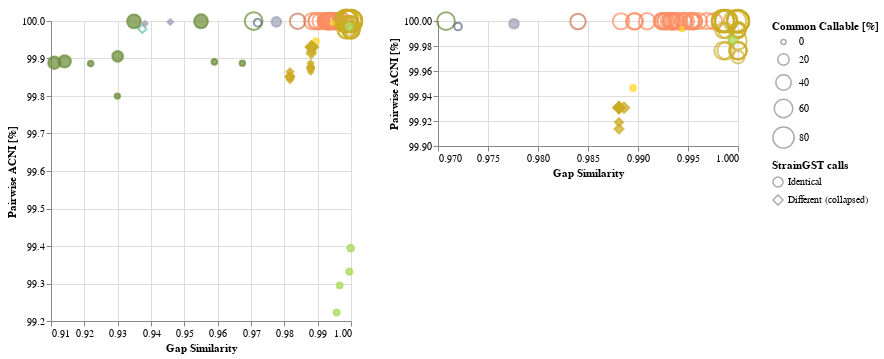

Notebook source saved alongside this figure:
### Code cell
import altair as alt

strain_colors = {
    "2014C-3338": "#519b84",
    "MSHS_133": "#66C2A5",
    "PA45B": "#99821c",
    "MVAST0167": "#ccad25",
    "JJ1886": "#FFD92F",
    "118UI": "#6A8A36",
    "EC-1639": "#A6D854",
    "Santai": "#B75DE2",
    "2011C-3911": "#CA714E",
    "D5": "#FC8D62",
    "NCTC9087": "#485168",
    "NCTC122": "#5A6682",
    "ST540_GCF_000597845.1": "#7a849b",
    "AR_0061": "#9ca3b4",
    "ST1": "#99821c",
    "ST2": "#B75DE2",
    "ST3": "#6A8A36",
    "ST4": "#FC8D62",
    "ST5": "#ccad25",
    "ST6": "#7180A2",
    "ST7": "#CA714E",
    "n.d.": "#bbbbbb"
}

color_domain = list(sorted(compare_min_05_callable['orig_ref'].unique()))
color_range = list(map(strain_colors.get, color_domain))

c1_open = alt.Chart(compare_min_05_callable.reset_index()).mark_point().encode(
    alt.X('gapJaccardSim', scale=alt.Scale(zero=False), title="Gap Similarity"),
    alt.Y('singleAgreePct', scale=alt.Scale(zero=False), title="Pairwise ACNI [%]"),
    color=alt.Color('orig_ref', type='nominal', title="Reference", 
                    scale=alt.Scale(domain=color_domain, range=color_range)),
    size=alt.Size('commonPct', type="quantitative", title="Common Callable [%]",
                  scale=alt.Scale(range=(25, 500))),
    shape=alt.Shape('straingst_differs', type="nominal",
                    scale=alt.Scale(domain=[False, True], range=['circle', 'diamond']),
                    legend=alt.Legend(title="StrainGST calls", labelExpr="datum.value ? 'Different (collapsed)' : 'Identical'")),
    tooltip=['tp1', 'tp2', 'ref', 'orig_ref', 'commonPct', 'singleAgreePct', 'gapJaccardSim', 'sharedAllelesPct']
)

compare_midas_undetected = compare_min_05_callable[compare_min_05_callable['midas_undetected']].reset_index()
c1_filled = alt.Chart(compare_midas_undetected).mark_point(filled=True).encode(
    alt.X('gapJaccardSim', scale=alt.Scale(zero=False), title="Gap Similarity"),
    alt.Y('singleAgreePct', scale=alt.Scale(zero=False), title="Pairwise ACNI [%]"),
    color=alt.Color('orig_ref', type='nominal', title="Reference", 
                    scale=alt.Scale(domain=color_domain, range=color_range)),
    size=alt.Size('commonPct', type="quantitative", title="Common Callable [%]",
                  scale=alt.Scale(range=(25, 500))),
    shape=alt.Shape('straingst_differs', type="nominal",
                    scale=alt.Scale(domain=[False, True], range=['circle', 'diamond']),
                    legend=alt.Legend(title="StrainGST calls", labelExpr="datum.value ? 'Different (collapsed)' : 'Identical'")),
    tooltip=['tp1', 'tp2', 'ref', 'orig_ref', 'commonPct', 'singleAgreePct', 'gapJaccardSim', 'sharedAllelesPct']
)

c1 = (c1_open + c1_filled).properties(width=300, height=300)

ix = (compare_min_05_callable['gapJaccardSim'] > 0.97) & (compare_min_05_callable['singleAgreePct'] > 99.9)
zoomed_in = compare_min_05_callable[ix].reset_index()

c2_open = alt.Chart(zoomed_in).mark_point().encode(
    alt.X('gapJaccardSim', scale=alt.Scale(zero=False, domain=[0.97, 1.0]), title="Gap Similarity"),
    alt.Y('singleAgreePct', scale=alt.Scale(zero=False, domain=[99.9, 100]), title="Pairwise ACNI [%]"),
    color=alt.Color('orig_ref', type='nominal', title="Reference", 
                    scale=alt.Scale(domain=color_domain, range=color_range), legend=None),
    size=alt.Size('commonPct', type="quantitative", title="Common Callable [%]",
                  scale=alt.Scale(range=(25, 500))),
    shape=alt.Shape('straingst_differs', type="nominal",
                    scale=alt.Scale(domain=[False, True], range=['circle', 'diamond'])),
    tooltip=['tp1', 'tp2', 'ref', 'orig_ref', 'commonPct', 'singleAgreePct', 'gapJaccardSim', 'sharedAllelesPct']
).properties(
    width=300,
    height=125
)

zoomed_filled = zoomed_in[zoomed_in['midas_undetected']]
c2_filled = alt.Chart(zoomed_filled).mark_point(filled=True).encode(
    alt.X('gapJaccardSim', scale=alt.Scale(zero=False, domain=[0.97, 1.0]), title="Gap Similarity"),
    alt.Y('singleAgreePct', scale=alt.Scale(zero=False, domain=[99.9, 100]), title="Pairwise ACNI [%]"),
    color=alt.Color('orig_ref', type='nominal', title="Reference", 
                    scale=alt.Scale(domain=color_domain, range=color_range), legend=None),
    size=alt.Size('commonPct', type="quantitative", title="Common Callable [%]",
                  scale=alt.Scale(range=(25, 500))),
    shape=alt.Shape('straingst_differs', type="nominal",
                    scale=alt.Scale(domain=[False, True], range=['circle', 'diamond'])),
    tooltip=['tp1', 'tp2', 'ref', 'orig_ref', 'commonPct', 'singleAgreePct', 'gapJaccardSim', 'sharedAllelesPct']
).properties(
    width=300,
    height=125
)

c2 = c2_open + c2_filled


c1 | c2
